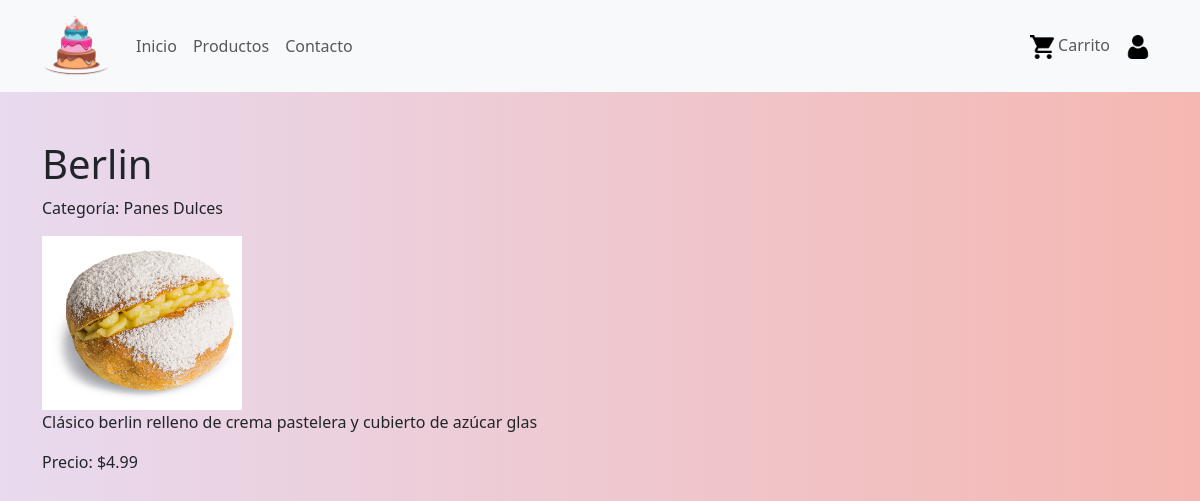
The app's page /producto.php?id=5 with its own data.
### tables this page shows
CREATE TABLE `productos` (
  `id` int(11) NOT NULL,
  `nombre` varchar(255) NOT NULL,
  `descripcion` text DEFAULT NULL,
  `precio` decimal(10,2) NOT NULL,
  `categoria` varchar(100) NOT NULL,
  `cantidad` int(11) NOT NULL,
  `imagen` varchar(255) DEFAULT NULL
);

### producto.php (the view, shortened to what this page needs)
<!DOCTYPE html>
<html lang="es">
<head>
    <link href="https://cdn.jsdelivr.net/npm/bootstrap@5.3.0-alpha3/dist/css/bootstrap.min.css" rel="stylesheet">
    <link rel="stylesheet" href="styles.css">
</head>
<body>
<?php include 'header.php'; ?>
    <div class="container my-5">
        <div class="row">
            <div class="col-lg-6">
                <?php
                include 'conexion.php';
                if (isset($_GET['id']) && is_numeric($_GET['id'])) {
                    $productId = $_GET['id'];
                    $sql = "SELECT * FROM productos WHERE id = $productId";
                    $result = $conn->query($sql);
                    if ($result->num_rows > 0) {
                        $row = $result->fetch_assoc();
                        $nombre = $row['nombre'];
                        $descripcion = $row['descripcion'];
                        $imagen = $row['imagen'];
                        $precio = $row['precio'];
                        $categoria = $row['categoria'];
                        echo '<h1>'.$nombre.'</h1>';
                        echo '<p>Categoría: '.$categoria.'</p>';
                        echo '<img src="'.$imagen.'" alt="'.$nombre.'" style="width: 200px;">';
                        echo '<p>'.$descripcion.'</p>';
                        echo '<p>Precio: $'.$precio.'</p>';
                    } else {
                        echo 'El producto no existe.';
                    }
                } else {
                    echo 'ID de producto inválido.';
                }
                ?>
            </div>
        </body>
    </html>

### styles.css (style rules this page uses)
body { background-image: linear-gradient(to right, #E8DAEF, #F5B7B1); }

### records on screen
productos: nombre "Berlin", categoria "Panes Dulces", imagen (picture), descripcion "Clásico berlin relleno de crema pastelera y cubierto de azúcar glas", precio "4.99"
